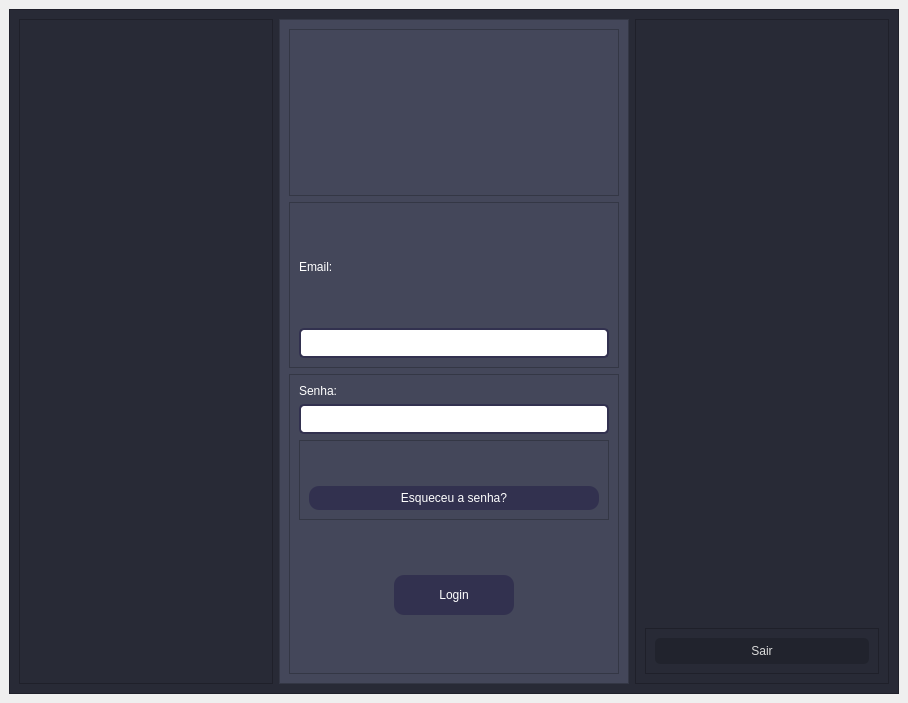
<?xml version="1.0" encoding="UTF-8"?>
<ui version="4.0">
 <class>tela_login</class>
 <widget class="QMainWindow" name="tela_login">
  <property name="geometry">
   <rect>
    <x>0</x>
    <y>0</y>
    <width>908</width>
    <height>703</height>
   </rect>
  </property>
  <property name="windowTitle">
   <string>Jogue Agora</string>
  </property>
  <property name="unifiedTitleAndToolBarOnMac">
   <bool>true</bool>
  </property>
  <widget class="QWidget" name="centralwidget">
   <layout class="QVBoxLayout" name="verticalLayout">
    <item>
     <widget class="QFrame" name="frame">
      <property name="styleSheet">
       <string notr="true">background-color: rgb(40, 42, 54);</string>
      </property>
      <property name="frameShape">
       <enum>QFrame::StyledPanel</enum>
      </property>
      <property name="frameShadow">
       <enum>QFrame::Raised</enum>
      </property>
      <layout class="QHBoxLayout" name="horizontalLayout">
       <item>
        <widget class="QFrame" name="frame_2">
         <property name="frameShape">
          <enum>QFrame::StyledPanel</enum>
         </property>
         <property name="frameShadow">
          <enum>QFrame::Raised</enum>
         </property>
        </widget>
       </item>
       <item>
        <widget class="QFrame" name="frame_3">
         <property name="minimumSize">
          <size>
           <width>350</width>
           <height>0</height>
          </size>
         </property>
         <property name="maximumSize">
          <size>
           <width>350</width>
           <height>900</height>
          </size>
         </property>
         <property name="styleSheet">
          <string notr="true">background-color:  rgb(68, 71, 90);</string>
         </property>
         <property name="frameShape">
          <enum>QFrame::StyledPanel</enum>
         </property>
         <property name="frameShadow">
          <enum>QFrame::Raised</enum>
         </property>
         <layout class="QVBoxLayout" name="verticalLayout_2">
          <item>
           <widget class="QFrame" name="frame_5">
            <property name="frameShape">
             <enum>QFrame::StyledPanel</enum>
            </property>
            <property name="frameShadow">
             <enum>QFrame::Raised</enum>
            </property>
           </widget>
          </item>
          <item>
           <widget class="QFrame" name="frame_6">
            <property name="styleSheet">
             <string notr="true">QPushButton {
	font: 12pt &quot;Segoe UI&quot;;
    font: 10pt &quot;MS Shell Dlg 2&quot;;
    color: rgb(218, 218, 218);
    background-color: rgb(33, 35, 45);
    border-style: outset;
    border-width: 0px;
    border-color: beige;
    border-radius: 5px;
    padding: 6px;
}

QPushButton:hover {
    background-color: rgb(88, 88, 88); /* Cor de fundo quando o botão é destacado */
}

QPushButton:pressed {
    background-color: rgb(40, 40, 40); /* Cor de fundo quando o botão é pressionado */
}
</string>
            </property>
            <property name="frameShape">
             <enum>QFrame::StyledPanel</enum>
            </property>
            <property name="frameShadow">
             <enum>QFrame::Raised</enum>
            </property>
            <layout class="QVBoxLayout" name="verticalLayout_4">
             <item>
              <widget class="QLabel" name="label_2">
               <property name="styleSheet">
                <string notr="true">color: rgb(255, 255, 255);
font: 16pt &quot;Segoe UI&quot;;
</string>
               </property>
               <property name="text">
                <string>Email:</string>
               </property>
              </widget>
             </item>
             <item>
              <widget class="QLineEdit" name="lineEdit">
               <property name="styleSheet">
                <string notr="true">QLineEdit {
	font: 12pt &quot;MS Shell Dlg 2&quot;;
    padding: 5px;
    border: 2px solid #32314f; /* Cor da borda */
    border-radius: 5px; /* Valor para arredondar os cantos */
    background-color: #ffffff; /* Cor de fundo */
    color: #32314f; /* Cor do texto */
}

QLineEdit:focus {
    border-color: rgb(62, 52, 84); /* Cor da borda quando em foco */
}</string>
               </property>
              </widget>
             </item>
            </layout>
           </widget>
          </item>
          <item>
           <widget class="QFrame" name="frame_7">
            <property name="maximumSize">
             <size>
              <width>16777215</width>
              <height>300</height>
             </size>
            </property>
            <property name="frameShape">
             <enum>QFrame::StyledPanel</enum>
            </property>
            <property name="frameShadow">
             <enum>QFrame::Raised</enum>
            </property>
            <layout class="QVBoxLayout" name="verticalLayout_6">
             <item>
              <widget class="QLabel" name="label_3">
               <property name="styleSheet">
                <string notr="true">color: rgb(255, 255, 255);
font: 16pt &quot;Segoe UI&quot;;</string>
               </property>
               <property name="text">
                <string>Senha:</string>
               </property>
              </widget>
             </item>
             <item>
              <widget class="QLineEdit" name="lineEdit_2">
               <property name="styleSheet">
                <string notr="true">QLineEdit {
	font: 12pt &quot;MS Shell Dlg 2&quot;;
    padding: 5px;
    border: 2px solid #32314f; /* Cor da borda */
    border-radius: 5px; /* Valor para arredondar os cantos */
    background-color: #ffffff; /* Cor de fundo */
    color: #32314f; /* Cor do texto */
}

QLineEdit:focus {
    border-color: rgb(62, 52, 84); /* Cor da borda quando em foco */
}</string>
               </property>
               <property name="echoMode">
                <enum>QLineEdit::Password</enum>
               </property>
              </widget>
             </item>
             <item>
              <widget class="QFrame" name="frame_10">
               <property name="maximumSize">
                <size>
                 <width>16777215</width>
                 <height>80</height>
                </size>
               </property>
               <property name="frameShape">
                <enum>QFrame::StyledPanel</enum>
               </property>
               <property name="frameShadow">
                <enum>QFrame::Raised</enum>
               </property>
               <layout class="QVBoxLayout" name="verticalLayout_7">
                <item>
                 <spacer name="verticalSpacer_3">
                  <property name="orientation">
                   <enum>Qt::Vertical</enum>
                  </property>
                  <property name="sizeHint" stdset="0">
                   <size>
                    <width>20</width>
                    <height>40</height>
                   </size>
                  </property>
                 </spacer>
                </item>
                <item>
                 <widget class="QPushButton" name="pushButton">
                  <property name="styleSheet">
                   <string notr="true">QPushButton {
    padding: 5px 10px;
    font: 16pt &quot;Segoe UI&quot;;
    border: none;
    border-radius: 10px; /* Valor para arredondar os cantos */
    background-color: #32314f; /* Cor de fundo desejada */
    color: #ffffff; /* Cor do texto */
}

QPushButton:hover {
    background-color: rgb(62, 52, 84); /* Roxo suave no hover */
    color: #ffffff; /* Branco no hover */
}
</string>
                  </property>
                  <property name="text">
                   <string>Esqueceu a senha?</string>
                  </property>
                 </widget>
                </item>
               </layout>
              </widget>
             </item>
             <item>
              <spacer name="verticalSpacer_4">
               <property name="orientation">
                <enum>Qt::Vertical</enum>
               </property>
               <property name="sizeHint" stdset="0">
                <size>
                 <width>20</width>
                 <height>40</height>
                </size>
               </property>
              </spacer>
             </item>
             <item alignment="Qt::AlignHCenter">
              <widget class="QPushButton" name="pushButton_2">
               <property name="minimumSize">
                <size>
                 <width>120</width>
                 <height>40</height>
                </size>
               </property>
               <property name="maximumSize">
                <size>
                 <width>190</width>
                 <height>40</height>
                </size>
               </property>
               <property name="styleSheet">
                <string notr="true">QPushButton {
    padding: 5px 10px;
    font: 16pt &quot;Segoe UI&quot;;
    border: none;
    border-radius: 10px; /* Valor para arredondar os cantos */
    background-color: #32314f; /* Cor de fundo desejada */
    color: #ffffff; /* Cor do texto */
}

QPushButton:hover {
    background-color: rgb(62, 52, 84); /* Roxo suave no hover */
    color: #ffffff; /* Branco no hover */
}
</string>
               </property>
               <property name="text">
                <string>Login</string>
               </property>
              </widget>
             </item>
             <item>
              <spacer name="verticalSpacer_2">
               <property name="orientation">
                <enum>Qt::Vertical</enum>
               </property>
               <property name="sizeHint" stdset="0">
                <size>
                 <width>20</width>
                 <height>20</height>
                </size>
               </property>
              </spacer>
             </item>
            </layout>
           </widget>
          </item>
         </layout>
        </widget>
       </item>
       <item>
        <widget class="QFrame" name="frame_4">
         <property name="frameShape">
          <enum>QFrame::StyledPanel</enum>
         </property>
         <property name="frameShadow">
          <enum>QFrame::Raised</enum>
         </property>
         <layout class="QVBoxLayout" name="verticalLayout_3">
          <item>
           <spacer name="verticalSpacer">
            <property name="orientation">
             <enum>Qt::Vertical</enum>
            </property>
            <property name="sizeHint" stdset="0">
             <size>
              <width>20</width>
              <height>40</height>
             </size>
            </property>
           </spacer>
          </item>
          <item>
           <widget class="QFrame" name="frame_8">
            <property name="styleSheet">
             <string notr="true">QPushButton {
    font: 10pt &quot;MS Shell Dlg 2&quot;;
    color: rgb(218, 218, 218);
    background-color: rgb(33, 35, 45);
    border-style: outset;
    border-width: 0px;
    border-color: beige;
    border-radius: 5px;
    padding: 6px;
}

QPushButton:hover {
    background-color: rgb(88, 88, 88); /* Cor de fundo quando o botão é destacado */
}

QPushButton:pressed {
    background-color: rgb(40, 40, 40); /* Cor de fundo quando o botão é pressionado */
}
</string>
            </property>
            <property name="frameShape">
             <enum>QFrame::StyledPanel</enum>
            </property>
            <property name="frameShadow">
             <enum>QFrame::Raised</enum>
            </property>
            <layout class="QHBoxLayout" name="horizontalLayout_2">
             <item>
              <widget class="QPushButton" name="pushButton_3">
               <property name="text">
                <string>Sair</string>
               </property>
              </widget>
             </item>
            </layout>
           </widget>
          </item>
         </layout>
        </widget>
       </item>
      </layout>
     </widget>
    </item>
   </layout>
  </widget>
 </widget>
 <resources/>
 <connections/>
</ui>
